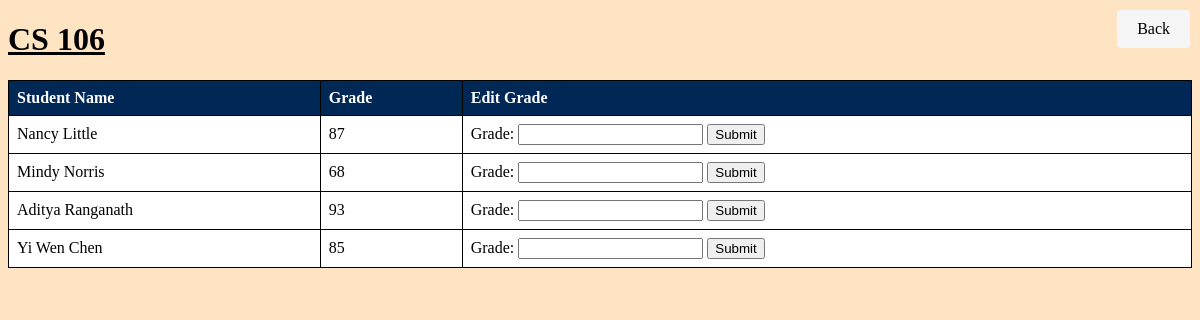
Page /course/3 (signed in) on the committed database.
### login_example.py (models this page shows, shortened)
class Course(db.Model):
    id = db.Column(db.Integer, primary_key=True)
    name = db.Column(db.String(100), nullable=False)
    teacher = db.Column(db.String(100), nullable=False)
    time = db.Column(db.String(100), nullable=False)
    current_students = db.Column(db.Integer, default=0)
    capacity = db.Column(db.Integer, nullable=False)
    users = db.relationship("User", secondary="user_course" ,backref="Course")
    grades = db.relationship("Grade", backref="Course")

class User(UserMixin, db.Model):
    id = db.Column(db.Integer, primary_key=True)
    username = db.Column(db.String(100), unique=True, nullable=False)
    password = db.Column(db.String(100), nullable=False)
    is_teacher = db.Column(db.Boolean, default=False)

### login_example.py (the view)
@app.route('/course/<int:course_id>')
@login_required
def course_detail(course_id):
    course = Course.query.get(course_id)
    students = User.query.join(User.user_courses).filter(UserCourse.course_id == course_id).all()
    student_grades = {}  # Dictionary to store student grades
    for student in students:
        student_grade = Grade.query.filter_by(user_id=student.id, course_id=course_id).first()
        if student_grade:
            student_grades[student.id] = student_grade.grade
        else:
            student_grades[student.id] = 0
    return render_template('course_detail.html', course=course, students=students, student_grades=student_grades)

### login_example.py (called while the page is built)
@login_manager.user_loader
def load_user(user_id):
    return User.query.get(int(user_id))

### templates/course_detail.html (shortened to what this page needs)
<!DOCTYPE html>
<html lang="en">
<head>
</head>
<body>
    <h1>{{ course.name }}</h1>
    <table border="1">
        <thead>
            <tr>
                <th>Student Name</th>
                <th>Grade</th>
                <th>Edit Grade</th>
            </tr>
        </thead>
        <tbody>
            {% for student in students %}
            <tr>
                <td>{{ student.username }}</td>
                <td>
                    {% if student_grades%}
                        {{ student_grades[student.id] }}
                    {% else %}
                        N/A
                    {% endif %}
                </td>
                <td>
                    <form action="{{ url_for('edit_grade', user_id=student.id, course_id=course.id) }}" method="post">
                        <label for="grade">Grade:</label>
                        <input type="text" id="grade" name="grade">
                        <button type="submit">Submit</button>
                    </form>
                </td>
            </tr>
            {% endfor %}
        </tbody>
    </table>
    <a href="{{ url_for('courses') }}" class="back">Back</a>
</body>
</html>

### templates/course_detail.html (style rules this page uses)
.back { position: fixed; top: 10px; right: 10px; padding: 10px 20px; background-color: whitesmoke; color: black; text-decoration: none; border-radius: 4px; }
table { border-collapse: collapse; width: 100%; background-color: white; }
th, td { border: 1px solid black; text-align: left; padding: 8px; }
th { background-color: #002856; color: white; }
tr:nth-child(even) { background-color: white; }
a { color: #002856; text-decoration: none; }
h1 { text-decoration: underline; }
body { background-color: bisque; }

### rows in the picture
Course: name "CS 106"
User: username "Nancy Little", student_grades "87"
User: username "Mindy Norris", student_grades "68"
User: username "Aditya Ranganath", student_grades "93"
User: username "Yi Wen Chen", student_grades "85"
